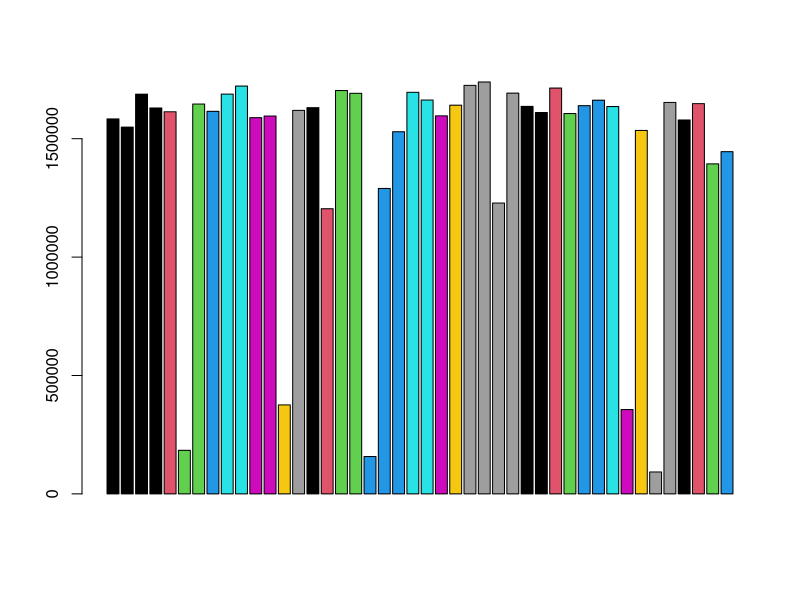
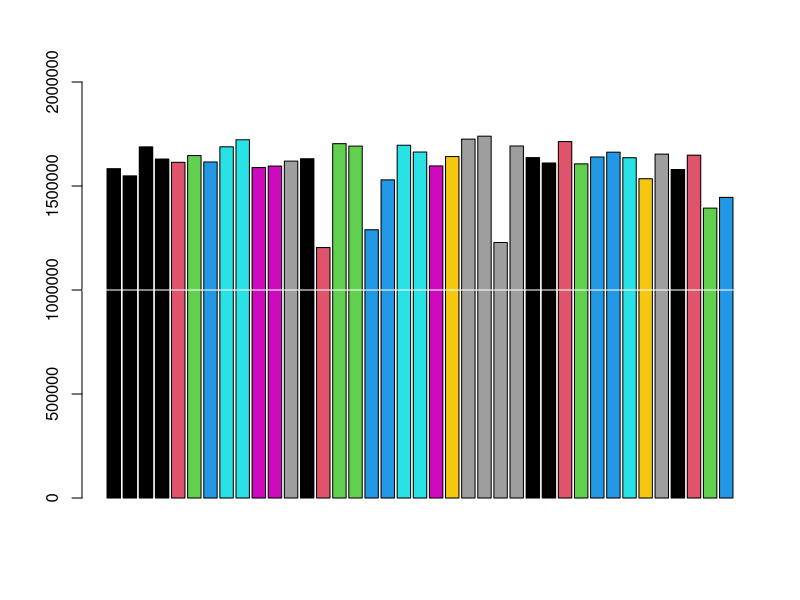
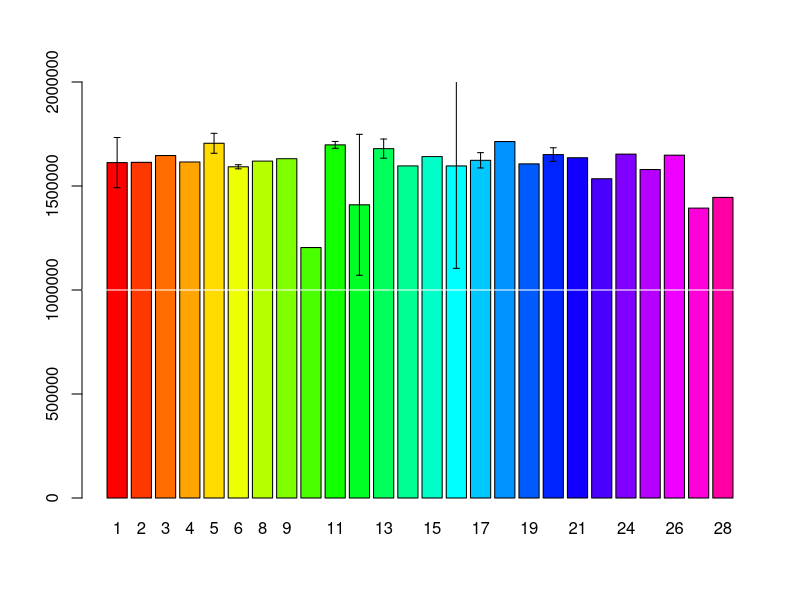
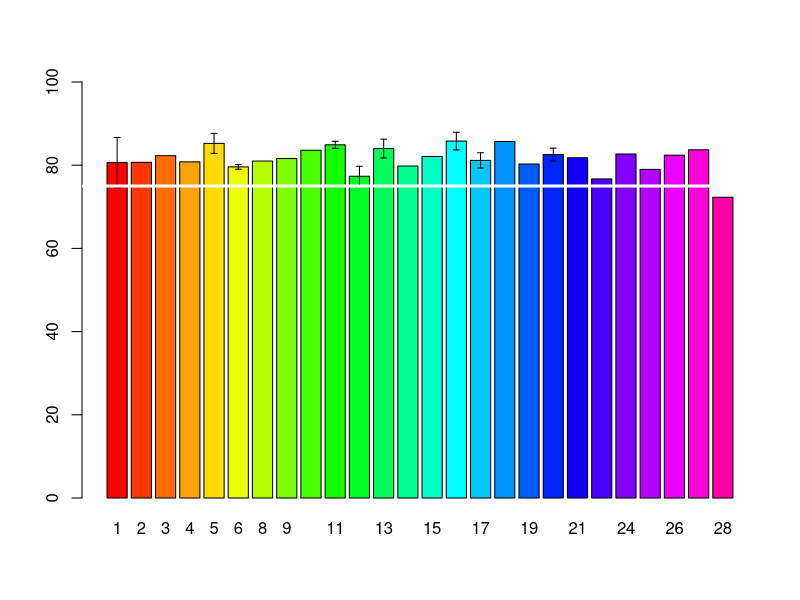

The R script that drew these images, in order:
## ---- chunk 1
knitr::opts_chunk$set(echo = TRUE)
## ---- chunk 2
ustacks <- read.csv(file = "analyses/ustacks.csv", header = TRUE)
popmap <- read.delim("data/popmap.txt", header = FALSE)
head(popmap)
## ---- chunk 3
plotdata <- ustacks[order(ustacks$SampleName),]
head(plotdata)
## ---- chunk 4
plotdata <- cbind(popmap$V2, plotdata)
colnames(plotdata) <- c("Pop",colnames(ustacks))
head(plotdata)
## ---- chunk 5
barplot(plotdata$n_reads, col = plotdata$Pop)
## ---- chunk 6
plotdata.high <- plotdata[plotdata$n_reads >= 1e6,]
barplot(plotdata.high$n_reads, col = plotdata.high$Pop, ylim = c(0,2e6))
abline(h=1e6, col = "white")
## ---- chunk 7
popreadsh <- tapply(plotdata.high$n_reads, plotdata.high$Pop, mean)
popreadsh.sd <- tapply(plotdata.high$n_reads, plotdata.high$Pop, sd)
bp <- barplot(popreadsh, col = rainbow(28), ylim=c(0,2e6))
arrows(x0=bp, y0=(popreadsh-(2*popreadsh.sd)), 
         x1=bp, y1=(popreadsh+(2*popreadsh.sd)), 
         length = .03, angle = 90, code=3, lwd=1)
abline(h=1e6, col = "white")
## ---- chunk 8
popcovh <- tapply(plotdata.high$percentage, plotdata.high$Pop, mean)
popcovh.sd <- tapply(plotdata.high$percentage, plotdata.high$Pop, sd)
bp <- barplot(popcovh, col = rainbow(28), ylim=c(0,100))
arrows(x0=bp, y0=(popcovh-(2*popcovh.sd)), 
         x1=bp, y1=(popcovh+(2*popcovh.sd)), 
         length = .03, angle = 90, code=3, lwd=1)
abline(h=75, col = "white", lwd = 3)
